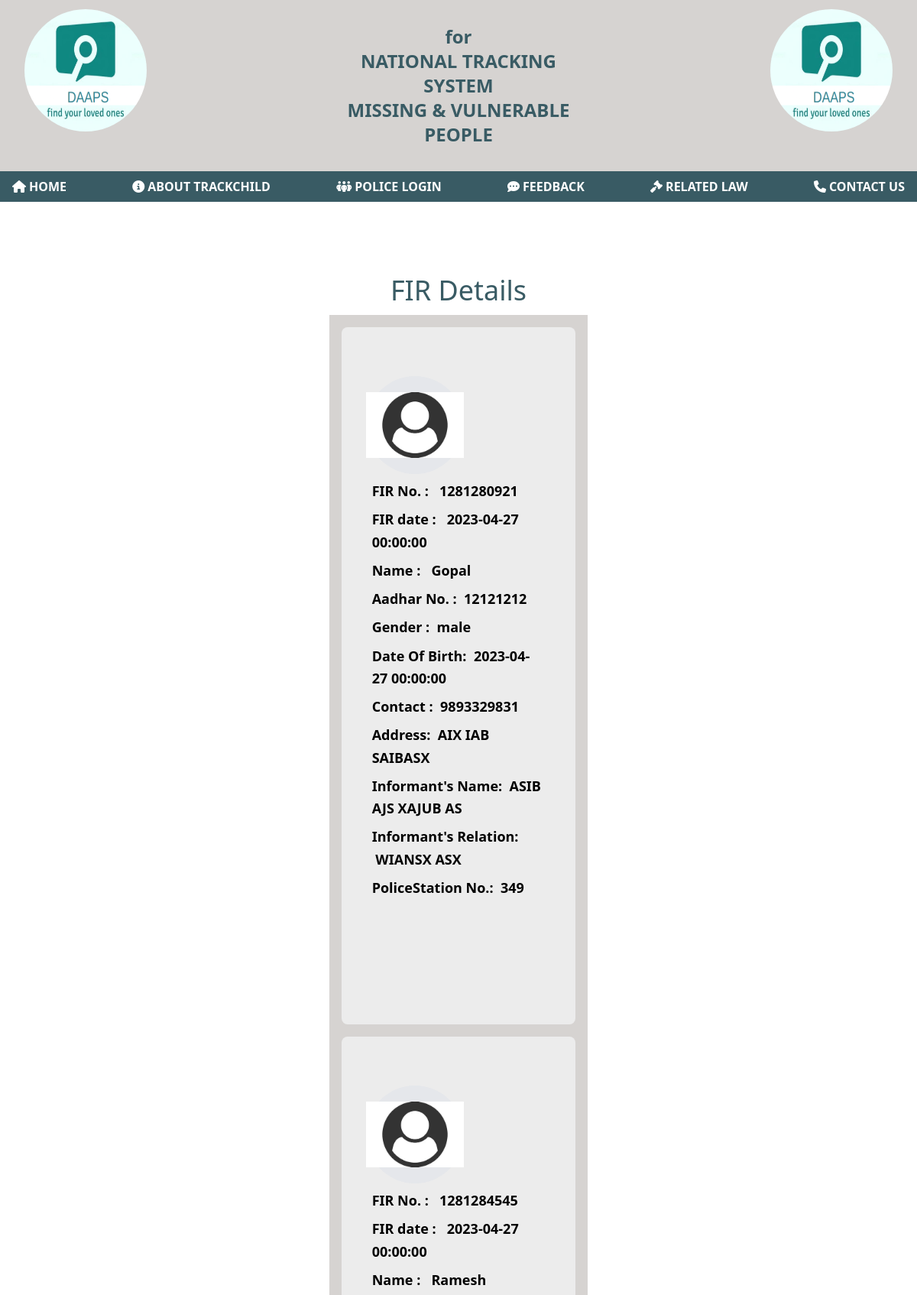
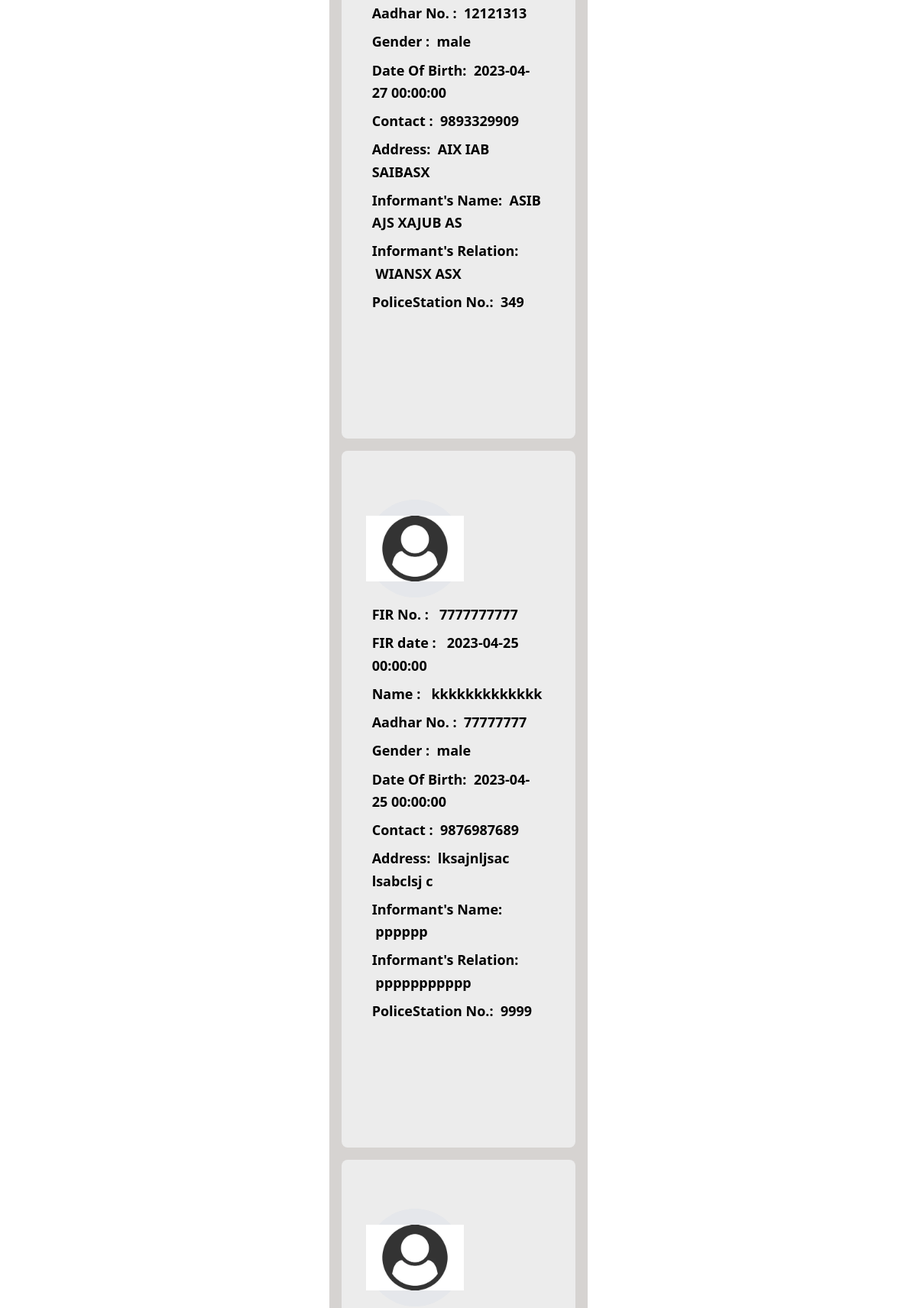
/show_fir (upper part), run on the app's committed database (2 pictures, top to bottom).
### register.py (models this page shows)
class FIR(db.Model, UserMixin):
    aadhar = db.Column(db.Integer, primary_key=True)
    name = db.Column(db.String(20), nullable=False, unique=True)
    contact = db.Column(db.Integer, nullable=False)
    address = db.Column(db.String(100), nullable=False)
    gender = db.Column(db.String(20), nullable=False)
    dob = db.Column(db.DateTime(),nullable=False)
    informant_name = db.Column(db.String(20), nullable=False)
    informant_relation = db.Column(db.String(20), nullable=False)
    fir_no = db.Column(db.Integer, nullable=False, unique=True)
    fir_date = db.Column(db.DateTime(),nullable=False)
    police = db.Column(db.String(20), nullable=False)

### main.py (the view)
@app.route("/show_fir")
def show_fir():
    query = FIR.query.all()
    data = {}
    for i in query:
        data[i.name] = {
            'name' : i.name,
            'aadhar': i.aadhar,
            'dob':i.dob,
            "contact":i.contact,
            "address":i.address,
            "gender":i.gender,
            "informant_name":i.informant_name,
            "informant_relation":i.informant_relation,
            "fir_no":i.fir_no,
            "fir_date":i.fir_date,
            "img":"",
            "police":i.police
        }
    print(data)
    return render_template("show_fir.html", datas=[data])

### templates/show_fir.html (shortened to what this page needs)
<!DOCTYPE html>
<html lang="en">
<head>
    <link rel="stylesheet" href="static/styles.css" type="text/css" />
    <link href="https://unpkg.com/tailwindcss@^1.0/dist/tailwind.min.css" rel="stylesheet" />
    <script src="https://cdn.tailwindcss.com"></script>
</head>
<body>
    <div class="header w-full max-w-screen-2xl mx-auto flex flex-row flex-wrap md:justify-between justify-center"
        style="background-color: #d6d3d1">
        <div class="p-3 px-8">
            <img src="static/images/DAAPS_logo.png" alt="portal logo" class="w-40 h-40 rounded-full ">
        </div>
        <div class="mx-auto text-center text-2xl font-bold md:w-1/3 w-full h-full flex flex-col p-8"
            style="height: 50%; background-color: #d6d3d1">
            <p style="color: #395B64" class="line-around"><span>for</span></p>
            <p style="color: #395B64" class="">NATIONAL TRACKING SYSTEM</p>
            <p style="color: #395B64" class="">MISSING & VULNERABLE PEOPLE</p>
        </div>
        <div class="p-3 px-8 md:block hidden">
            <img src="static/images/DAAPS_logo.png" alt="portal logo" class="w-40 h-40 rounded-full ">
        </div>
    </div>
    <div class="nav" style="background-color: #395B64; color:white">
        <div
            class="flex w-full max-w-screen-xl items-center mx-auto flex lg:flex-row flex-col justify-between px-4 uppercase font-semibold">
            <div class="cursor-pointer hover:underline"><i class="fa-solid fa-house py-3 pr-1"></i><a href={{url_for("home_route")}}>Home</a></div>
        <div class="cursor-pointer hover:underline"><i class="fa-solid fa-circle-info py-3 pr-1"></i><a href={{url_for("about")}}>about trackchild</a></div>
        <div class="cursor-pointer hover:underline"><i class="fa-solid fa-people-group py-3 pr-1"></i><a href={{url_for("login")}}>police login</a></div>
        <div class="cursor-pointer hover:underline"><i class="fa-solid fa-comment-dots py-3 pr-1"></i><a href={{url_for("feedback")}}>feedback</a></div>
        <div class="cursor-pointer hover:underline"><i class="fa-solid fa-gavel py-3 pr-1"></i><a href={{url_for("law")}}>Related law</a></div>
        <div class="cursor-pointer hover:underline"><i class="fa-solid fa-phone py-3 pr-1"></i><a href={{url_for("contact")}}>contact us</a></div>
        </div>
    </div>
    <section class="body-font">
        <div class="container px-5 py-24 mx-auto" >
                                    <h1 class="title-font sm:text-4xl text-2xl font-medium mb-7 text-center" style="color:#395B64">FIR Details</h1>
                                                {% for each in datas %}
                                                {% for data in each %}
            <div class="flex flex-wrap -m-4 justify-center" >
                <div class="p-4 lg:w-1/3" style="background-color: #d6d3d1">
                    <div class="h-full bg-gray-100 bg-opacity-75 px-8 pt-16 pb-16 rounded-lg overflow-hidden relative">
                        <div class="w-32 h-32 rounded-full inline-flex items-center justify-center bg-gray-200 text-gray-400">
                  <img src="../static/images/user.png" alt="image">
                </div>
                        <p class="leading-relaxed text-lg font-semibold m-2"><strong>FIR No. :</strong> &nbsp; {{each[data]['fir_no']}}</p>
                        <p class="leading-relaxed text-lg font-semibold m-2"><strong>FIR date :</strong> &nbsp; {{each[data].fir_date}}</p>
                        <p class="leading-relaxed text-lg font-semibold m-2"><strong>Name :</strong> &nbsp; {{each[data].name}}</p>
                        <p class="leading-relaxed text-lg font-semibold m-2"><strong>Aadhar No. :</strong> &nbsp;{{each[data].aadhar}}</p>
                        <p class="leading-relaxed text-lg font-semibold m-2"><strong>Gender :</strong> &nbsp;{{each[data].gender}}</p>
                        <p class="leading-relaxed text-lg font-semibold m-2"><strong>Date Of Birth:</strong> &nbsp;{{each[data].dob}}</p>
                        <p class="leading-relaxed text-lg font-semibold m-2"><strong>Contact :</strong> &nbsp;{{each[data].contact}}</p>
                        <p class="leading-relaxed text-lg font-semibold m-2"><strong>Address:</strong> &nbsp;{{each[data].address}}</p>
                        <p class="leading-relaxed text-lg font-semibold m-2"><strong>Informant's Name:</strong> &nbsp;{{each[data].informant_name}}</p>
                        <p class="leading-relaxed text-lg font-semibold m-2"><strong>Informant's Relation:</strong> &nbsp;{{each[data].informant_relation}}</p>
                        <p class="leading-relaxed text-lg font-semibold m-2"><strong>PoliceStation No.:</strong> &nbsp;{{each[data].police}}</p>
                    </div>
                    <div class="flex flex-col items-center mt-6">
                            <button  style="background-color: #395B64;" class="rounded text-xl text-white w-28 m-3 p-2 hover:outline-none mx-auto ">Back</button>
                        </div>
                </div>
            </div>
                                {%endfor%}
                                {%endfor%}
        </div>
    </section>
</body>
</html>

### data on the page
FIR: name+fir_no "1281280921", name+fir_date "2023-04-27 00:00:00", name "Gopal", name+aadhar "12121212", name+gender "male", name+dob "2023-04-27 00:00:00", name+contact "9893329831", name+address "AIX IAB SAIBASX", name+informant_name "ASIB AJS XAJUB AS", name+informant_relation "WIANSX ASX", name+police "349"
FIR: name+fir_no "1281284545", name+fir_date "2023-04-27 00:00:00", name "Ramesh", name+aadhar "12121313", name+gender "male", name+dob "2023-04-27 00:00:00", name+contact "9893329909", name+address "AIX IAB SAIBASX", name+informant_name "ASIB AJS XAJUB AS", name+informant_relation "WIANSX ASX", name+police "349"
FIR: name+fir_no "7777777777", name+fir_date "2023-04-25 00:00:00", name "kkkkkkkkkkkkk", name+aadhar "77777777", name+gender "male", name+dob "2023-04-25 00:00:00", name+contact "9876987689", name+address "lksajnljsac lsabclsj c", name+informant_name "pppppp", name+informant_relation "ppppppppppp", name+police "9999"
